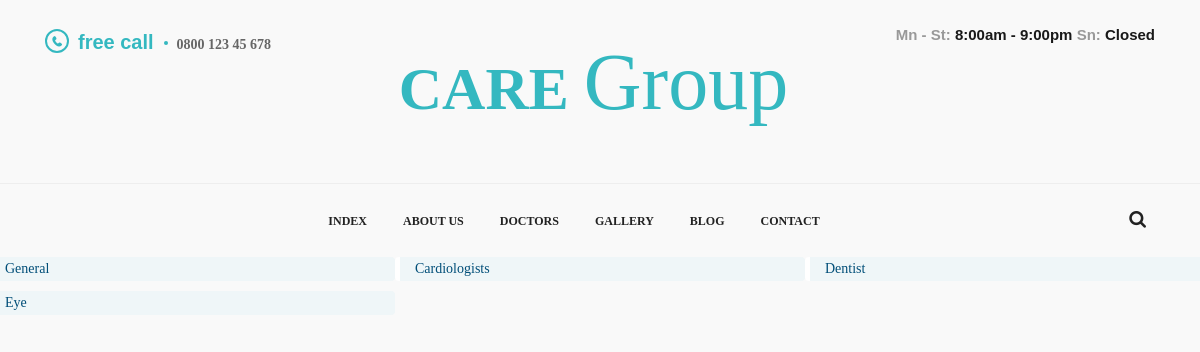
The app's page /specialist.php with its own data.
### tables this page shows
CREATE TABLE `specialist` (
  `id` int(50) NOT NULL,
  `specialist` varchar(50) NOT NULL
);

### specialist.php (the view)
<?php
include 'header.php';
include 'admin/connection.php';
$query="select * from specialist";
$result=mysqli_query($conn,$query);
?>
<div class="row">
<?php while($row=mysqli_fetch_array($result))
        {
            ?>
      <div class="col-sm-4" style="background-color:yellow; margin-bottom: 10px;border-left:5px solid white;;border-radius: 4px;background-color: #eff6f8; "><a style="font-weight:500;color:#014e78" href="sdoctor.php?id=<?php echo $row ['id'] ?>">   <?php echo $row['specialist'] ?></a></div>
     <?php
        }
        ?>
    </div>

### records on screen
specialist: specialist "General"
specialist: specialist "Cardiologists"
specialist: specialist "Dentist"
specialist: specialist "Eye"
